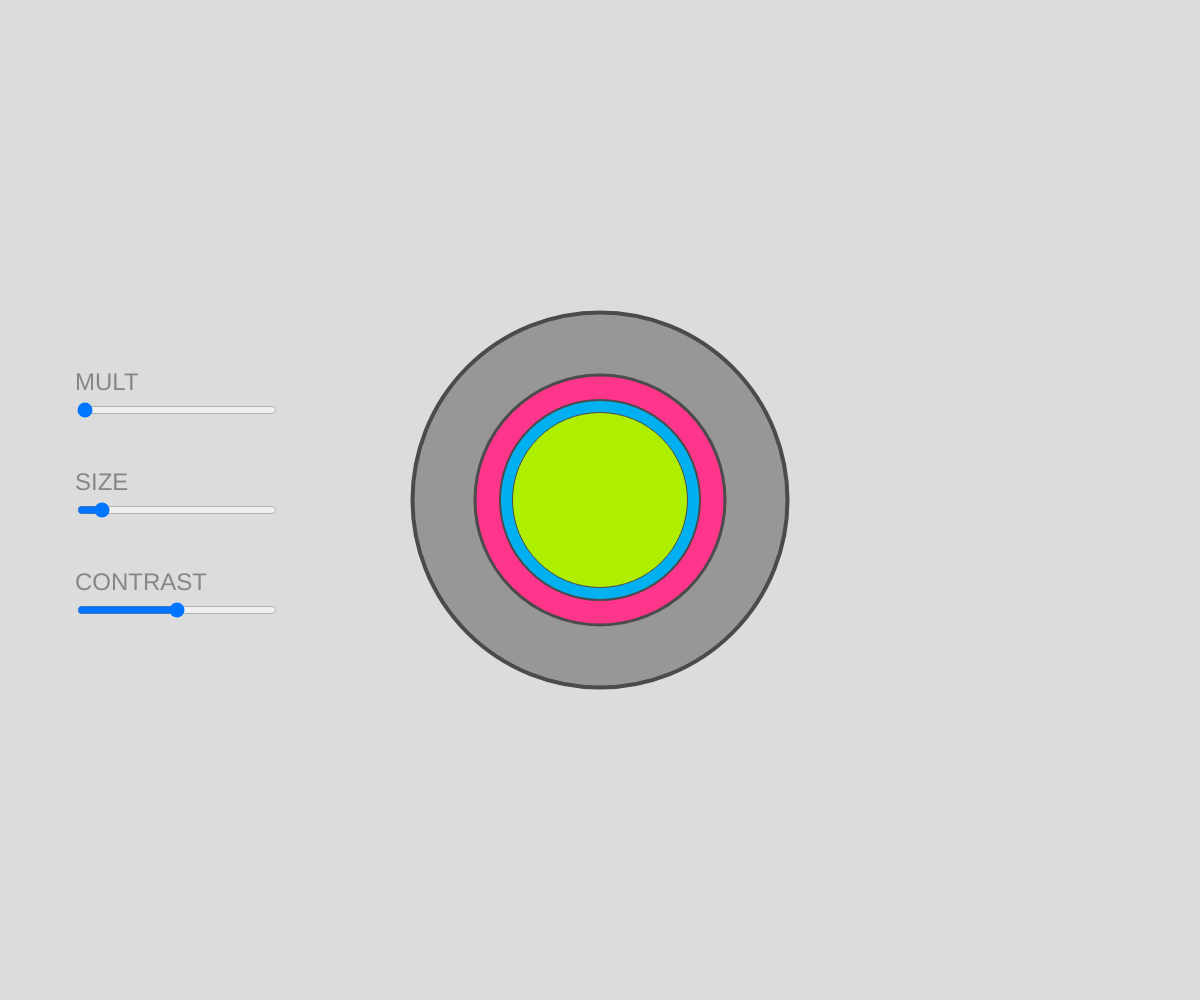
Frame 1 (no input)
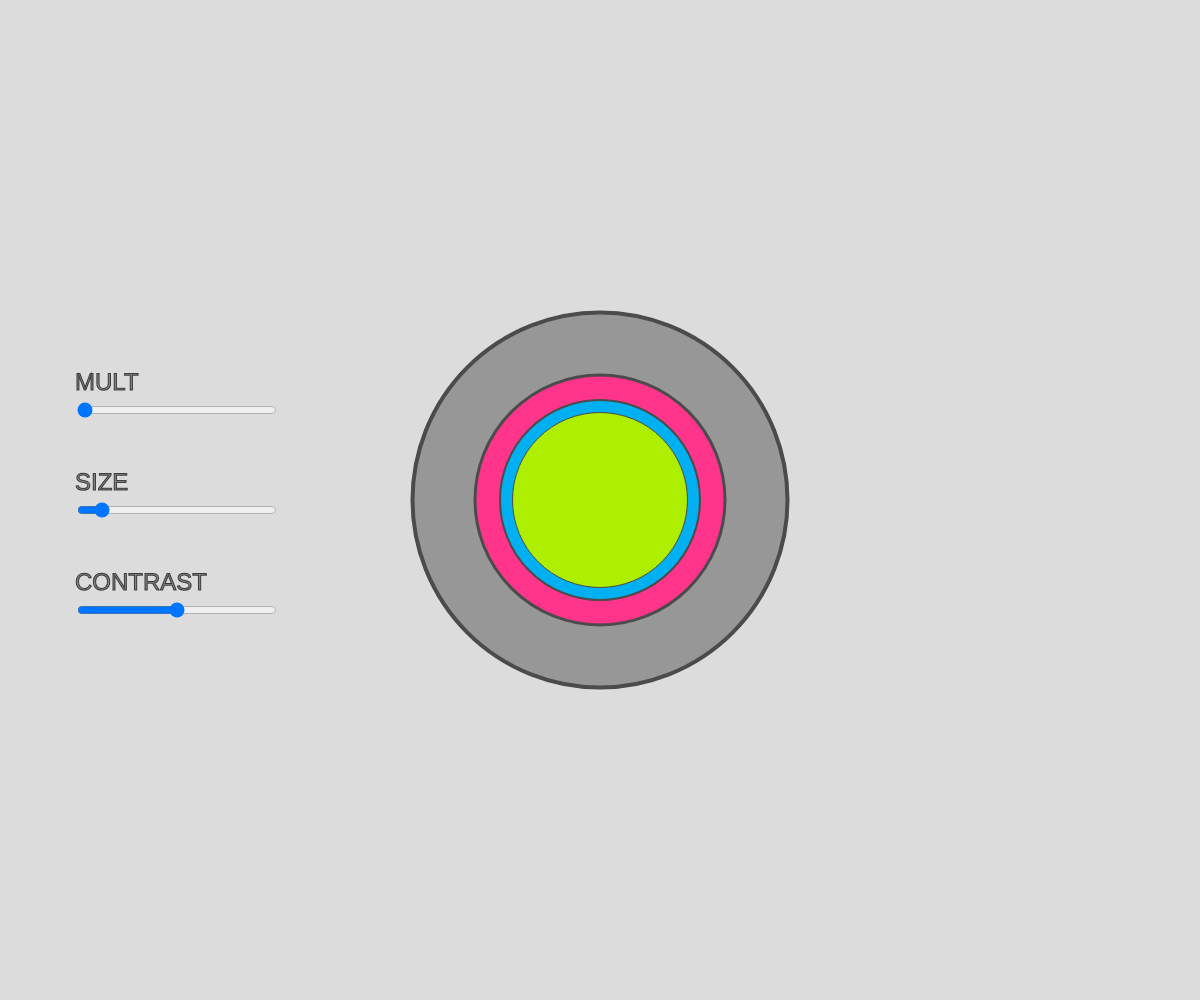
Frame 60 (no input)
Frame 120 (the mouse pressed at the canvas centre since frame 60): identical to frame 60, image omitted

The p5.js sketch that drew these frames (run headless with seeded random() and noise() and a simulated clock; from frame 60 on, the mouse is pressed at the canvas centre):

// p5.js sketch
// ── sketch.js
const canvasWidth = window.innerWidth
const canvasHeight = window.innerHeight
let sliderContrast;

function setup() {
  createCanvas(canvasWidth, canvasHeight);
  angleMode(DEGREES)
  rectMode(CENTER)
  sliderContrast = createSlider(0, 200, 100);
  sliderSize = createSlider(0.8, 3, 1, 0.05);
  sliderMult = createSlider(0.20, 0.25, 0.20, 0.01);
  // sliderContrast.style('transform', `rotate(90deg)`);
  // sliderContrast.style.transform = 'rotate(45deg)'; //p5.js not recognize this syntax
  sliderContrast.style('width', `${canvasWidth/6}px`);
  sliderSize.style('width', `${canvasWidth/6}px`);
  sliderMult.style('width', `${canvasWidth/6}px`);
  sliderContrast.position(canvasWidth/6 - 125, canvasHeight/2 + canvasHeight/10);
  sliderSize.position(canvasWidth/6 - 125, canvasHeight/2);
  sliderMult.position(canvasWidth/6 - 125, canvasHeight/2 - canvasHeight/10);
  
}

function draw() {
  background(220);

  push()
  fill(0, 100)
  textSize(canvasWidth/50)
  text('CONTRAST', canvasWidth/6 - 125, canvasHeight/2 + canvasHeight/10 - 10);
  text('SIZE', canvasWidth/6 - 125, canvasHeight/2 - 10);
  text('MULT', canvasWidth/6 - 125, canvasHeight/2 - canvasHeight/10 - 10);

  pop()

  let mult = sliderMult.value();
  const radiusX = 300 / (mult*4); 
  const radiusY = 300 / (mult*4);
  let size = sliderSize.value();
  let contrast = sliderContrast.value(); // always call value()

  // Circle #1 (BACKGROUND STATIC)
  fill(151);
  strokeWeight(4);
  stroke(75);
  ellipse(window.innerWidth/2, window.innerHeight/2, radiusX, radiusY);


  // Circle #2 (BACKGROUND DYNAMIC)
  fill(255, 53, 139);
  strokeWeight(3);
  stroke(75);
  ellipse(window.innerWidth/2, window.innerHeight/2, radiusX * ((mult*3) / size) + contrast/4, radiusY * ((mult*3) / size) + contrast/4);
 
  // Circle #3 (BACKGROUND DYNAMIC)
  fill(1, 176, 240);
  strokeWeight(2);
  stroke(75);
  ellipse(window.innerWidth/2, window.innerHeight/2, radiusX * ((mult*2) / size)  + contrast/2, radiusY * ((mult*2) / size)  + contrast/2);

  // Circle #4 (BACKGROUND DYNAMIC)
  fill(174, 238, 0);
  strokeWeight(1);
  stroke(75);
  ellipse(window.innerWidth/2, window.innerHeight/2, radiusX * (mult / size) + contrast, radiusY * (mult / size) + contrast);

}
